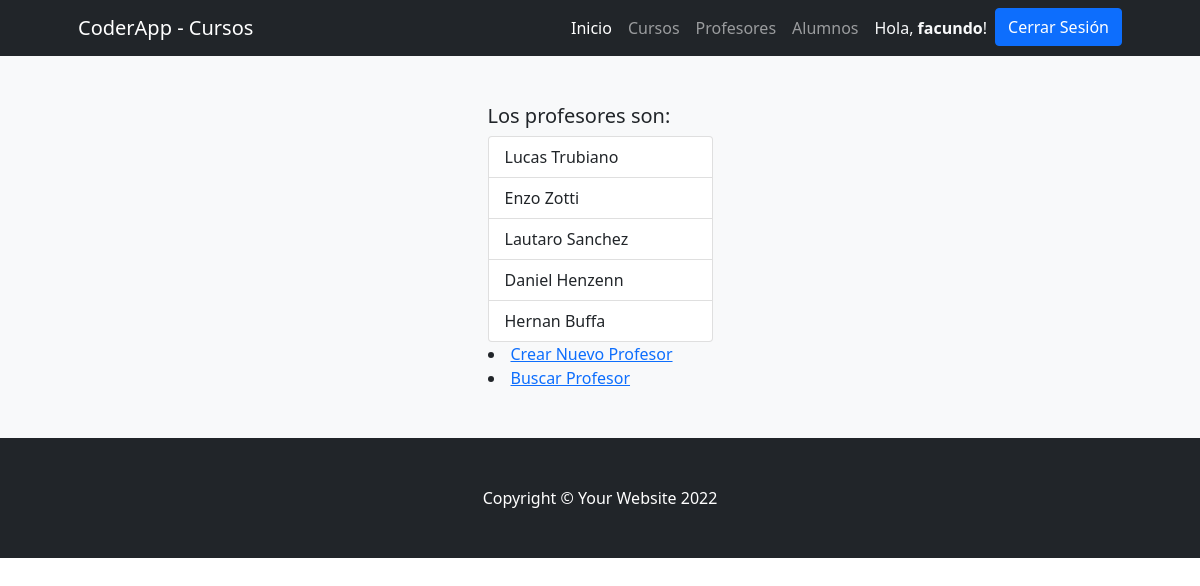
Page /appcye/profesores/ (signed in) on the committed database.
### AppCursosyEventos/models.py (models this page shows)
class Profesores(models.Model):
    nombre = models.CharField(max_length= 30)
    apellido = models.CharField(max_length= 30)
    class Meta:
        verbose_name_plural = "Profesores"

### AppCursosyEventos/views.py (the view)
# urls.py: path('profesores/', profesores , name= "profesores"),
@login_required
def profesores(request):
    profesores = Profesores.objects.all()
    return render(request,"CursosyEventosApp/profesores.html",{"profes":profesores})

### AppCursosyEventos/templates/CursosyEventosApp/profesores.html (shortened to what this page needs)
{% extends 'CursosyEventosApp/base.html'%}
{%load static%}
{%block contenidoPagina%}
<section class="bg-light py-5">
    <div class="container px-5">
        <div class="row gx-5 justify-content-center">
            <div class="col-lg-3">
                <h5>Los profesores son:</h5>
                <ul class="list-group">
                    {% for x in profes %}
                        <li class="list-group-item d-flex justify-content-between align-items-start">
                            {{x.nombre}}
                            {{x.apellido}}
                        </li>
                    {% endfor %}
                </ul>
                <li><a href="{% url 'crear_profesor' %}"> Crear Nuevo Profesor</a></li>
                <li><a href="{% url 'buscar_profesor' %}"> Buscar Profesor</a></li>
            </div>
        </div>
    </div>
</section>
{%endblock%}

### AppCursosyEventos/templates/CursosyEventosApp/base.html (shortened to what this page needs)
{% load static%}
<!DOCTYPE html>
<html lang="en">
    <head>
        <link href="https://cdn.jsdelivr.net/npm/bootstrap-icons@1.4.1/font/bootstrap-icons.css" rel="stylesheet" />
        <link href="{% static 'css/styles.css' %}" rel="stylesheet" />
    </head>
    <body>
        <nav class="navbar navbar-expand-lg navbar-dark bg-dark">
            <div class="container px-5">
                <a class="navbar-brand" href="#!">CoderApp - Cursos</a>
                <div class="collapse navbar-collapse" id="navbarSupportedContent">
                    <ul class="navbar-nav ms-auto mb-2 mb-lg-0">
                        <li class="nav-item"><a class="nav-link active" href="{% url 'inicio' %}">Inicio</a></li>
                        <li class="nav-item"><a class="nav-link" href="{% url 'cursos' %}">Cursos</a></li>
                        <li class="nav-item"><a class="nav-link" href="{% url 'profesores' %}">Profesores</a></li>
                        <li class="nav-item"><a class="nav-link" href="{% url 'alumnos' %}">Alumnos</a></li>
                        {% if user.is_authenticated %}
                        <li class="nav-item"><p class="text-light my-2 mx-2">Hola, <b>{{user.username}}</b>!</p></li>
                        <li class="nav-item"><a class="btn btn-primary" href="{% url 'logout' %}">Cerrar Sesión</a></li>
                        {% else %}
                            <li class="nav-item"><a class="btn btn-primary mx-2" href="{% url 'login' %}">Iniciar Sesión</a></li>
                            <li class="nav-item"><a class="btn btn-outline-primary" href="{% url 'register' %}">Registrarse</a></li>
                        {% endif %}
                    </ul>
                </div>
            </div>
        </nav>
        {% block contenidoPagina %}
        {% endblock %}
        <footer class="py-5 bg-dark">
            <div class="container px-5"><p class="m-0 text-center text-white">Copyright &copy; Your Website 2022</p></div>
        </footer>
    </body>
</html>

### rows in the picture
Profesores: nombre "Lucas", apellido "Trubiano"
Profesores: nombre "Enzo", apellido "Zotti"
Profesores: nombre "Lautaro", apellido "Sanchez"
Profesores: nombre "Daniel", apellido "Henzenn"
Profesores: nombre "Hernan", apellido "Buffa"

### other values in the picture
{{ user.username }} "facundo"
